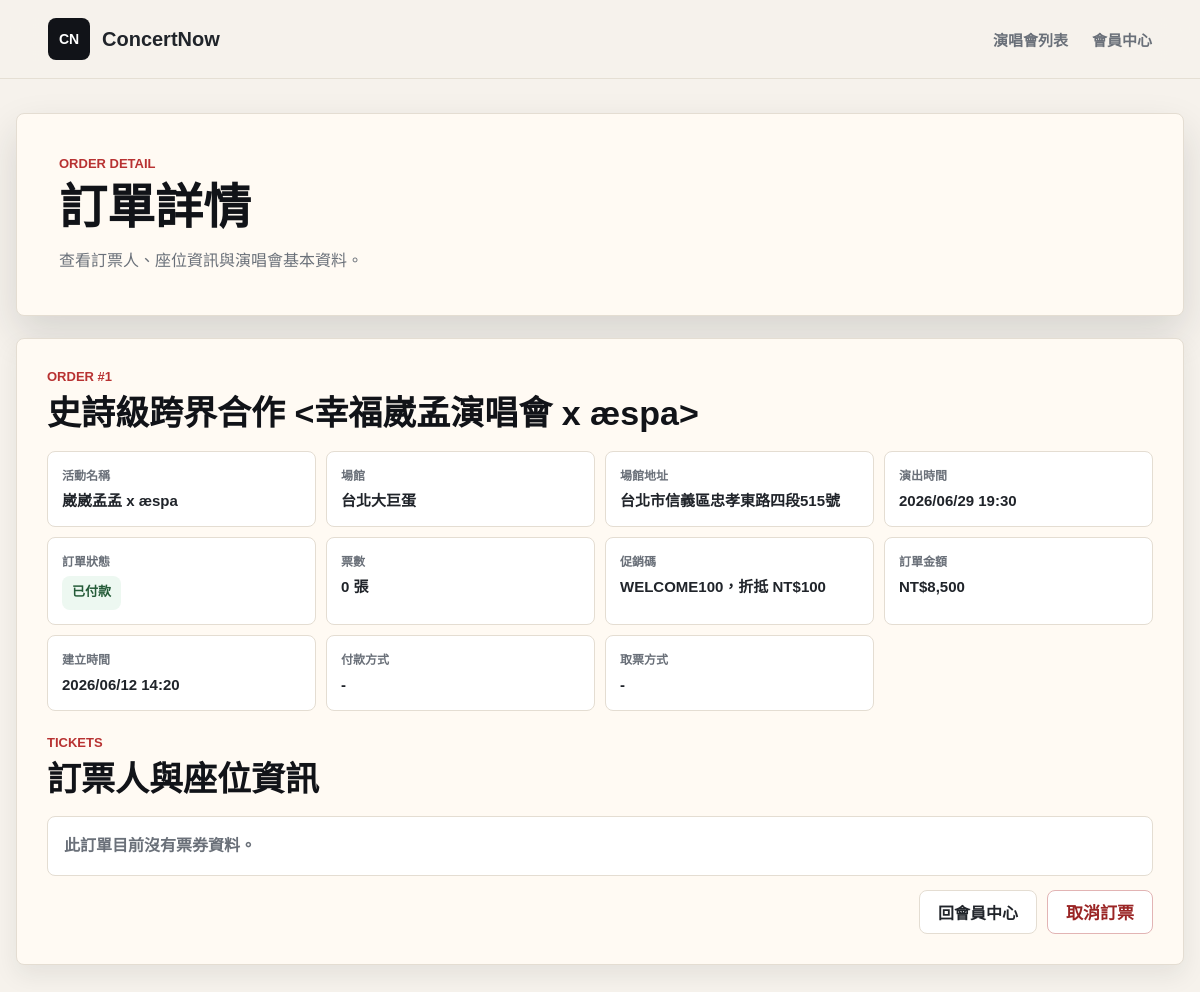
The page /customer/order_detail.php?order_id=1 (signed in) on the database as committed earlier.
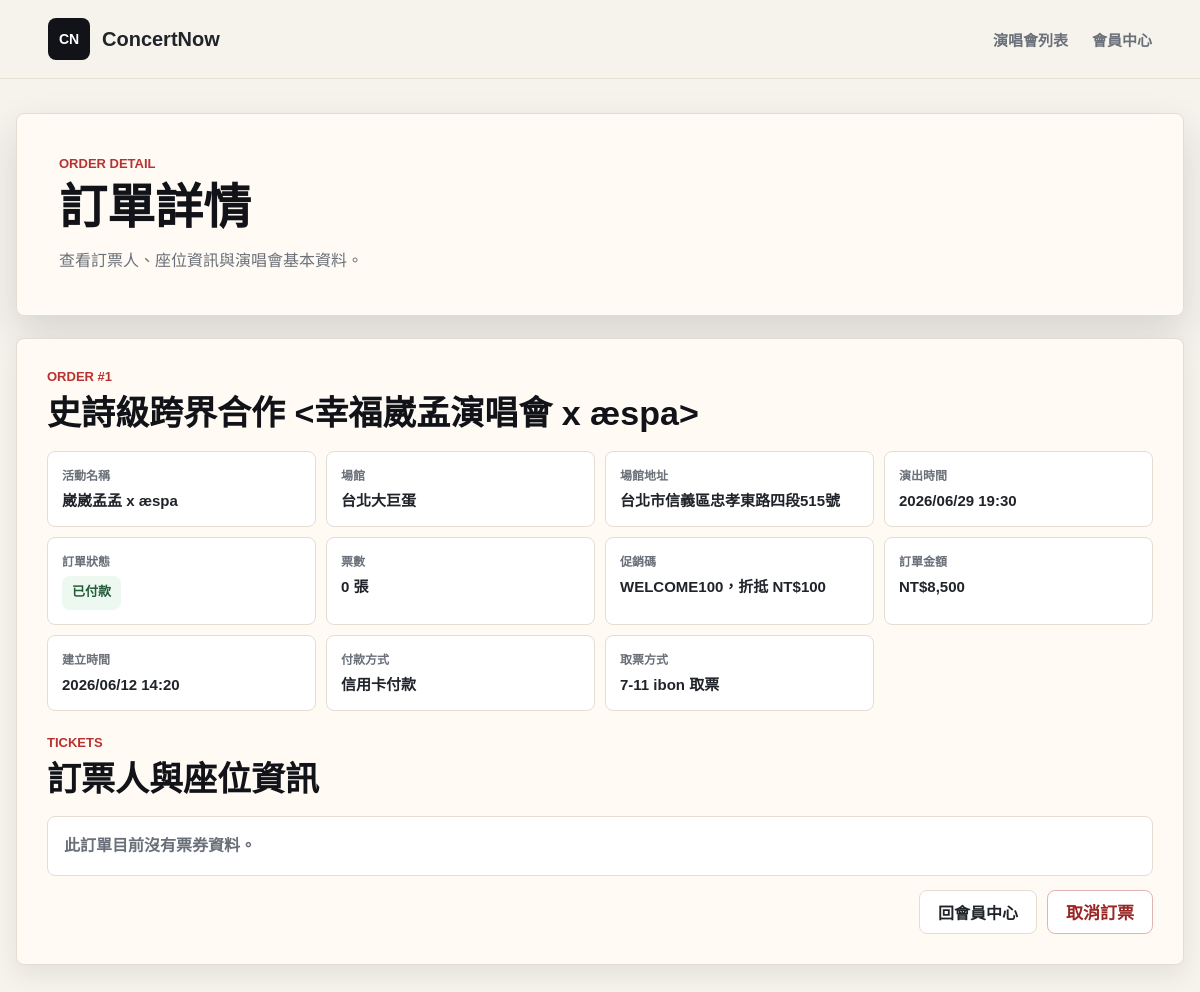
The same page on the database as committed later.
### tables this page shows
CREATE TABLE Orders (
    order_id INT AUTO_INCREMENT PRIMARY KEY,
    user_id INT,
    show_id INT,
    promo_id INT NULL,                      
    total_price INT NOT NULL,               
    status ENUM('pending_payment', 'paid', 'cancelled') DEFAULT 'pending_payment',
    payment_method VARCHAR(30) NULL,         
    delivery_method VARCHAR(30) NULL,        
    created_at TIMESTAMP DEFAULT CURRENT_TIMESTAMP,
    FOREIGN KEY (user_id) REFERENCES User(user_id),
    FOREIGN KEY (show_id) REFERENCES ShowDate(show_id),
    FOREIGN KEY (promo_id) REFERENCES PromoCode(promo_id) ON DELETE SET NULL
);

CREATE TABLE Concert (
    concert_id INT AUTO_INCREMENT PRIMARY KEY,
    organizer_id INT NULL,                           
    artist VARCHAR(100) NOT NULL,                     
    title VARCHAR(255) NOT NULL,                      
    venue VARCHAR(100) NOT NULL,                      
    concert_address VARCHAR(255) NOT NULL,                    
    image VARCHAR(255),                               
    sale_start DATETIME NOT NULL,                     
    sale_end DATETIME NOT NULL,                       
    description TEXT,                                 
    notice TEXT,                                      
    created_at TIMESTAMP DEFAULT CURRENT_TIMESTAMP,
    FOREIGN KEY (organizer_id) REFERENCES Organizer(organizer_id) ON DELETE SET NULL
);

CREATE TABLE ShowDate (
    show_id INT AUTO_INCREMENT PRIMARY KEY,
    concert_id INT NOT NULL,                          
    show_datetime DATETIME NOT NULL,                  
    status VARCHAR(50) DEFAULT 'available',           
    FOREIGN KEY (concert_id) REFERENCES Concert(concert_id) ON DELETE CASCADE
);

CREATE TABLE PromoCode (
    promo_id INT AUTO_INCREMENT PRIMARY KEY,
    code_name VARCHAR(50) NOT NULL UNIQUE,  
    discount_amount INT NOT NULL,           
    usage_limit INT NULL,                   
    starts_at DATETIME NULL,                
    expires_at DATETIME NULL,               
    is_active BOOLEAN DEFAULT TRUE,         
    created_at TIMESTAMP DEFAULT CURRENT_TIMESTAMP,
    updated_at TIMESTAMP DEFAULT CURRENT_TIMESTAMP ON UPDATE CURRENT_TIMESTAMP
);

### customer/order_detail.php (the view, shortened to what this page needs)
<?php
require_once __DIR__ . '/../includes/db_config.php';
function h($value)
{
    return htmlspecialchars((string) $value, ENT_QUOTES, 'UTF-8');
}
function orderDetailDateTimeText($value)
{
    $timestamp = strtotime((string) $value);
    return $timestamp ? date('Y/m/d H:i', $timestamp) : (string) $value;
}
function orderDetailStatusText($status)
{
    $labels = [
        'pending_payment' => '待付款',
        'paid' => '已付款',
        'cancelled' => '已取消',
    ];
    return $labels[$status] ?? (string) $status;
}
function orderDetailStatusClass($status)
{
    $classes = [
        'pending_payment' => 'is-pending',
        'paid' => 'is-paid',
        'cancelled' => 'is-cancelled',
    ];
    return $classes[$status] ?? 'is-unknown';
}
function orderDetailPaymentMethodText($method)
{
    $labels = [
        'credit_card' => '信用卡付款',
        'atm_transfer' => 'ATM 虛擬帳號付款',
    ];
    return $labels[$method] ?? '-';
}
function orderDetailDeliveryMethodText($method)
{
    $labels = [
        'ibon' => '7-11 ibon 取票',
        'venue_pickup' => '演出現場票口取票',
    ];
    return $labels[$method] ?? '-';
}
function fetchOrderDetail($pdo, $orderId, $customerId)
{
    $stmt = $pdo->prepare(
        'SELECT
            o.order_id,
            o.total_price,
            o.status,
            o.payment_method,
            o.delivery_method,
            o.created_at,
            sd.show_id,
            sd.show_datetime,
            c.concert_id,
            c.artist,
            c.title,
            c.venue,
            c.concert_address,
            p.code_name,
            p.discount_amount
         FROM Orders o
         LEFT JOIN ShowDate sd ON o.show_id = sd.show_id
         LEFT JOIN Concert c ON sd.concert_id = c.concert_id
         LEFT JOIN PromoCode p ON o.promo_id = p.promo_id
         WHERE o.order_id = ?
           AND o.user_id = ?
         LIMIT 1'
    );
    $stmt->execute([$orderId, $customerId]);
    return $stmt->fetch();
}
function fetchOrderTickets($pdo, $orderId)
{
    $stmt = $pdo->prepare(
        'SELECT
            t.ticket_id,
            t.real_name,
            t.id_number,
            s.seat_number,
            s.price,
            s.status AS seat_status
         FROM Ticket t
         INNER JOIN Seat s ON t.seat_id = s.seat_id
         WHERE t.order_id = ?
         ORDER BY t.ticket_id'
    );
    $stmt->execute([$orderId]);
    return $stmt->fetchAll();
}
$stylePath = __DIR__ . '/../assets/css/style.css';
$styleVersion = file_exists($stylePath) ? filemtime($stylePath) : time();
$customerId = (int) $_SESSION['customer_id'];
$orderId = filter_input(INPUT_GET, 'order_id', FILTER_VALIDATE_INT, [
    'options' => ['min_range' => 1],
]);
$order = null;
$tickets = [];
$errors = [];
$showCancelConfirm = false;
if ($pdo === null) {
    $errors[] = '資料庫連線失敗，請檢查 MySQL 與 includes/db_config.php 設定。';
} elseif (!$orderId) {
    $errors[] = '缺少訂單編號，請回會員中心查看訂單。';
} else {
    try {
        $order = fetchOrderDetail($pdo, $orderId, $customerId);
        if (!$order) {
            $errors[] = '找不到這筆訂單，或這筆訂單不屬於目前登入會員。';
        } else {
            $tickets = fetchOrderTickets($pdo, $orderId);
        }
    } catch (PDOException $exception) {
        $errors[] = '讀取訂單詳情失敗：' . $exception->getMessage();
    }
}
?>
<!doctype html>
<html lang="zh-Hant">
<head>
    <link rel="stylesheet" href="../assets/css/style.css?v=<?= h($styleVersion) ?>">
</head>
<body>
    <header class="site-header">
        <a class="brand" href="../index.php" aria-label="ConcertNow 首頁">
            <span class="brand-mark">CN</span>
            <span>ConcertNow</span>
        </a>
        <nav class="main-nav" aria-label="主選單">
            <a href="../index.php#concerts">演唱會列表</a>
            <a href="member.php">會員中心</a>
        </nav>
    </header>
    <main class="member-main">
        <section class="member-hero" aria-labelledby="order-detail-title">
            <div>
                <p class="member-kicker">Order Detail</p>
                <h1 id="order-detail-title">訂單詳情</h1>
                <span>查看訂票人、座位資訊與演唱會基本資料。</span>
            </div>
        </section>
        <section class="member-panel">
            <?php if ($errors): ?>
                <div class="auth-alert">
                    <?php foreach ($errors as $error): ?>
                        <p><?= h($error) ?></p>
                    <?php endforeach; ?>
                </div>
                <a class="secondary-action" href="member.php">回會員中心</a>
            <?php elseif ($order): ?>
                <div class="member-section-title">
                    <p>Order #<?= h($order['order_id']) ?></p>
                    <h2><?= h($order['title'] ?? '演唱會資料已移除') ?></h2>
                </div>
                <dl class="member-order-info">
                    <div>
                        <dt>活動名稱</dt>
                        <dd><?= h($order['artist'] ?? '-') ?></dd>
                    </div>
                    <div>
                        <dt>場館</dt>
                        <dd><?= h($order['venue'] ?? '-') ?></dd>
                    </div>
                    <div>
                        <dt>場館地址</dt>
                        <dd><?= h($order['concert_address'] ?? '-') ?></dd>
                    </div>
                    <div>
                        <dt>演出時間</dt>
                        <dd><?= h(orderDetailDateTimeText($order['show_datetime'] ?? null)) ?></dd>
                    </div>
                    <div>
                        <dt>訂單狀態</dt>
                        <dd><span class="member-status <?= h(orderDetailStatusClass($order['status'])) ?>"><?= h(orderDetailStatusText($order['status'])) ?></span></dd>
                    </div>
                    <div>
                        <dt>票數</dt>
                        <dd><?= h(count($tickets)) ?> 張</dd>
                    </div>
                    <div>
                        <dt>促銷碼</dt>
                        <dd>
                            <?php if ($order['code_name']): ?>
                                <?= h($order['code_name']) ?>，折抵 NT$<?= h(number_format((int) $order['discount_amount'])) ?>
                            <?php else: ?>
                                -
                            <?php endif; ?>
                        </dd>
                    </div>
                    <div>
                        <dt>訂單金額</dt>
                        <dd>NT$<?= h(number_format((int) $order['total_price'])) ?></dd>
                    </div>
                    <div>
                        <dt>建立時間</dt>
                        <dd><?= h(orderDetailDateTimeText($order['created_at'])) ?></dd>
                    </div>
                    <div>
                        <dt>付款方式</dt>
                        <dd><?= h(orderDetailPaymentMethodText($order['payment_method'])) ?></dd>
                    </div>
                    <div>
                        <dt>取票方式</dt>
                        <dd><?= h(orderDetailDeliveryMethodText($order['delivery_method'])) ?></dd>
                    </div>
                </dl>
                <div class="checkout-block">
                    <div class="member-section-title">
                        <p>Tickets</p>
                        <h2>訂票人與座位資訊</h2>
                    </div>
                    <?php if (!$tickets): ?>
                        <p class="member-empty">此訂單目前沒有票券資料。</p>
                    <?php endif; ?>
                </div>
                <div class="member-order-actions">
                    <a class="secondary-action" href="member.php">回會員中心</a>
                    <?php if ($order['status'] !== 'cancelled'): ?>
                        <?php if ($showCancelConfirm): ?>
                            <form method="post" action="order_detail.php?order_id=<?= h($order['order_id']) ?>" class="inline-action-form" aria-label="取消訂單確認表單">
                                <input type="hidden" name="action" value="cancel_order">
                                <input type="hidden" name="confirm" value="1">
                                <p>您確定要取消此訂單嗎？此操作會釋放座位且無法復原。</p>
                                <button class="secondary-action danger-action" type="submit">是，我要取消訂單</button>
                                <a class="secondary-action" href="order_detail.php?order_id=<?= h($order['order_id']) ?>">否，返回訂單</a>
                            </form>
                        <?php else: ?>
                            <form method="post" action="order_detail.php?order_id=<?= h($order['order_id']) ?>" class="inline-action-form">
                                <button class="secondary-action danger-action" type="submit">取消訂票</button>
                            </form>
                        <?php endif; ?>
                    <?php endif; ?>
                </div>
            <?php endif; ?>
        </section>
    </main>
</body>
</html>

### assets/css/style.css (style rules this page uses)
:root { --bg: #f6f2ec; --surface: #fffaf3; --text: #20242a; --muted: #6a7079; --line: #e4ddd2; --accent: #b83232; --accent-dark: #8f2323; --ink: #111318; --shadow: 0 18px 40px rgba(31, 35, 40, 0.14); }
* { box-sizing: border-box; }
html { scroll-behavior: smooth; }
body { margin: 0; min-height: 100vh; background: var(--bg); color: var(--text); font-family: "PingFang TC", "Noto Sans TC", "Microsoft JhengHei", Arial, sans-serif; }
a { color: inherit; text-decoration: none; }
.site-header { position: sticky; top: 0; z-index: 20; display: flex; align-items: center; justify-content: space-between; gap: 24px; width: 100%; padding: 18px clamp(18px, 4vw, 56px); background: rgba(246, 242, 236, 0.92); border-bottom: 1px solid rgba(228, 221, 210, 0.9); backdrop-filter: blur(16px); }
.brand { display: inline-flex; align-items: center; gap: 12px; font-size: 20px; font-weight: 800; letter-spacing: 0; }
.brand-mark { display: inline-grid; place-items: center; width: 42px; height: 42px; color: #fff; background: var(--ink); border-radius: 8px; font-size: 14px; }
.main-nav { display: flex; align-items: center; gap: clamp(12px, 2vw, 28px); color: var(--muted); font-size: 15px; font-weight: 700; }
.login-button, .primary-action, .ticket-link, .secondary-action, .disabled-action, .seat-zone-action, .show-select-action, .placeholder-link, .auth-submit { display: inline-flex; align-items: center; justify-content: center; min-height: 44px; padding: 0 18px; border: 0; border-radius: 8px; background: var(--accent); color: #fff; font-weight: 800; cursor: pointer; }
.secondary-action { border: 1px solid var(--line); background: #fff; color: var(--text); }
.member-main { width: min(1180px, calc(100% - 32px)); margin: 34px auto 72px; }
.member-hero, .member-panel { border: 1px solid var(--line); border-radius: 8px; background: var(--surface); box-shadow: 0 10px 24px rgba(31, 35, 40, 0.08); }
.member-hero { padding: clamp(26px, 4vw, 42px); box-shadow: var(--shadow); }
.member-kicker, .member-section-title p { margin: 0 0 10px; color: var(--accent); font-size: 13px; font-weight: 900; letter-spacing: 0; text-transform: uppercase; }
.member-hero h1, .member-section-title h2 { margin: 0; color: var(--ink); line-height: 1.14; letter-spacing: 0; }
.member-hero h1 { font-size: clamp(32px, 4.5vw, 48px); }
.member-hero span { display: block; margin-top: 12px; color: var(--muted); font-size: 16px; line-height: 1.6; }
.member-panel { margin-top: 22px; padding: clamp(22px, 3vw, 30px); }
.member-section-title { margin-bottom: 18px; }
.member-section-title h2 { font-size: clamp(24px, 3vw, 34px); }
.member-info-grid div, .member-order-info div { padding: 14px; border: 1px solid var(--line); border-radius: 8px; background: #fff; }
.member-info-grid dt, .member-order-info dt { color: var(--muted); font-size: 12px; font-weight: 900; }
.member-info-grid dd, .member-order-info dd { margin: 7px 0 0; color: var(--text); font-size: 15px; font-weight: 900; line-height: 1.45; overflow-wrap: anywhere; }
.member-alert, .member-empty { margin: 0; padding: 16px; border: 1px solid var(--line); border-radius: 8px; background: #fff; color: var(--muted); font-weight: 850; line-height: 1.6; }
.member-status { flex-shrink: 0; display: inline-flex; align-items: center; justify-content: center; min-height: 34px; padding: 0 10px; border-radius: 8px; background: #efe0c7; color: #80520e; font-size: 13px; font-weight: 900; }
.member-status.is-paid { background: #edf8f1; color: #245b38; }
.member-order-info { display: grid; grid-template-columns: repeat(4, minmax(0, 1fr)); gap: 10px; margin: 0; }
.member-order-actions { display: flex; flex-wrap: wrap; gap: 10px; justify-content: flex-end; margin-top: 14px; }
.member-order-actions .secondary-action { width: auto; }
.inline-action-form { margin: 0; }
.danger-action { border-color: #e2b4b4; color: #9a2525; font-size: 17px; }
.checkout-block { margin-top: 24px; }

Rows that differ between the two databases and show on the page:
changed orders "已付款": payment_method "-" → "信用卡付款"; delivery_method "-" → "7-11 ibon 取票"
